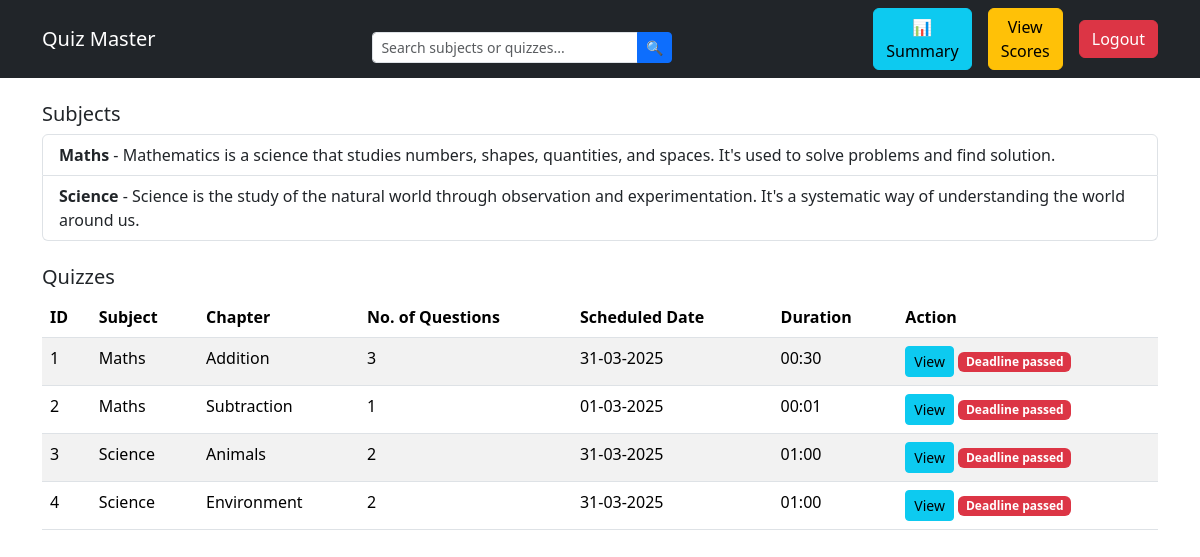
Screenshot of /user_dashboard (signed in) with the database file from the repository.
### app.py (models this page shows)
class Subject(db.Model):
    __tablename__ = 'subject'
    SubjectID = db.Column(db.Integer, primary_key=True, autoincrement=True)
    Subjectname = db.Column(db.String(500), nullable=False)
    Description = db.Column(db.String(500), nullable=False)

class Quiz(db.Model):
    __tablename__ = 'quiz'
    QuizID = db.Column(db.Integer, primary_key=True, autoincrement=True)
    Date_of_quiz = db.Column(db.Date, nullable=False)
    Time_duration = db.Column(db.String(5), nullable=False)
    Remarks = db.Column(db.String(500))
    ChapterID = db.Column(db.Integer, db.ForeignKey('chapter.ChapterID'), nullable=False)
    QuestionsR = db.relationship('Questions', backref='quiz', lazy=True)

class Chapter(db.Model):
    __tablename__ = 'chapter'
    ChapterID = db.Column(db.Integer, primary_key=True, autoincrement=True)
    Chaptername = db.Column(db.String(500), nullable=False)
    Description = db.Column(db.String(500), nullable=False)
    QuizR = db.relationship('Quiz', backref='chapter', lazy=True)
    SubjectID = db.Column(db.Integer, db.ForeignKey('subject.SubjectID'), nullable=False)
    subject = db.relationship('Subject', backref='chapters')

### app.py (the view)
@app.route('/user_dashboard')
def user_dashboard():
    if 'user_id' not in session or session['role'] != 'user':
        flash("Unauthorized Access!", "danger")
        return redirect(url_for("home"))
    user = User.query.get(session['user_id'])
    query = request.args.get('query', '').strip().lower() #for search query
    today = datetime.today().date() # fetching today's date
    if query:
        subjects = Subject.query.filter(Subject.Subjectname.ilike(f"%{query}%")).all()
    else:
        subjects = Subject.query.all()
    upcoming_quizzes = []
    for subject in subjects:
        chapters = Chapter.query.filter_by(SubjectID=subject.SubjectID).all()
        for chapter in chapters:
            quizzes = Quiz.query.filter_by(ChapterID=chapter.ChapterID).all()
            for quiz in quizzes:
                quiz_date = quiz.Date_of_quiz
                is_expired = quiz_date < today
                upcoming_quizzes.append({
                    'quiz': quiz,
                    'chapter': chapter,
                    'subject': subject,
                    'is_expired': is_expired })
    scores = Score.query.filter_by(UserID=user.UserID).all()
    return render_template("user_dashboard.html",user=user,upcoming_quizzes=upcoming_quizzes,subjects=subjects,scores=scores,query=query)

### templates/user_dashboard.html (shortened to what this page needs)
<!DOCTYPE html>
<html lang="en">
<head>
    <link href="https://cdn.jsdelivr.net/npm/bootstrap@5.3.2/dist/css/bootstrap.min.css" rel="stylesheet">
</head>
<body>
    <nav class="navbar navbar-expand-lg navbar-dark bg-dark">
        <div class="container">
            <a class="navbar-brand" href="#">Quiz Master</a>
            <div class="container mt-3">
                <form method="GET" action="{{ url_for('user_dashboard') }}" class="d-flex justify-content-center">
                    <div class="input-group" style="width: 300px;">
                        <input type="text" class="form-control form-control-sm" name="query"
                            placeholder="Search subjects or quizzes..." value="{{ request.args.get('query', '') }}">
                        <button class="btn btn-sm btn-primary" type="submit">🔍</button>
                    </div>
                </form>
            </div>
            <a href="{{ url_for('user_summary') }}" class="btn btn-info me-3">📊 Summary</a>
            <div class="collapse navbar-collapse justify-content-end" id="navbarNav">
                <a href="{{ url_for('user_scores') }}" class="btn btn-warning me-3">View Scores</a>
                <a href="{{ url_for('logout') }}" class="btn btn-danger">Logout</a>
            </div>
        </div>
    </nav>
    <div class="container mt-4">
        <h5>Subjects</h5>
        {% if subjects %}
            <ul class="list-group">
                {% for subject in subjects %}
                    <li class="list-group-item">
                        <strong>{{ subject.Subjectname }}</strong> - {{ subject.Description }}
                    </li>
                {% endfor %}
            </ul>
        {% else %}
            <p>No results found for "{{ query }}".</p>
        {% endif %}
    </div>
    <div class="container mt-4">
        <h5>Quizzes</h5>
        {% if upcoming_quizzes %}
        <table class="table table-striped">
            <thead>
                <tr>
                    <th>ID</th>
                    <th>Subject</th>
                    <th>Chapter</th>
                    <th>No. of Questions</th>
                    <th>Scheduled Date</th>
                    <th>Duration</th>
                    <th>Action</th>
                </tr>
            </thead>
            <tbody>
                {% for data in upcoming_quizzes %}
                <tr>
                    <td>{{ data.quiz.QuizID }}</td>
                    <td>{{ data.subject.Subjectname }}</td>
                    <td>{{ data.chapter.Chaptername }}</td>
                    <td>{{ data.quiz.QuestionsR|length }}</td>
                    <td>{{ data.quiz.Date_of_quiz.strftime('%d-%m-%Y') }}</td>
                    <td>{{ data.quiz.Time_duration }}</td>
                    <td>
                        <button class="btn btn-info btn-sm" data-bs-toggle="modal" data-bs-target="#viewQuiz{{ data.quiz.QuizID }}">View</button>
                        {% if data.is_expired %}
                            <span class="badge bg-danger">Deadline passed</span>
                        {% else %}
                            <a href="{{ url_for('start_quiz', quiz_id=data.quiz.QuizID) }}" class="btn btn-success btn-sm">Start</a>
                        {% endif %}
                    </td>
                </tr>
                {% endfor %}
            </tbody>
        </table>
        {% else %}
        <p>No upcoming quizzes available.</p>
        {% endif %}
    </div>
</body>
</html>

### rows the page displays
Subject: Subjectname "Maths", Description "Mathematics is a science that studies numbers, shapes, quantities, and spaces. It's used to solve problems and find solution.", subject.Subjectname "Maths" "Maths"
Subject: Subjectname "Science", Description "Science is the study of the natural world through observation and experimentation. It's a systematic way of understanding the world around us.", subject.Subjectname "Science" "Science"
Quiz: quiz.QuizID "1", quiz.Date_of_quiz "31-03-2025", quiz.Time_duration "00:30"
Chapter: chapter.Chaptername "Addition"
Quiz: quiz.QuizID "2", quiz.Date_of_quiz "01-03-2025", quiz.Time_duration "00:01"
Chapter: chapter.Chaptername "Subtraction"
Quiz: quiz.QuizID "3", quiz.Date_of_quiz "31-03-2025", quiz.Time_duration "01:00"
Chapter: chapter.Chaptername "Animals"
Quiz: quiz.QuizID "4", quiz.Date_of_quiz "31-03-2025", quiz.Time_duration "01:00"
Chapter: chapter.Chaptername "Environment"

### other values shown
{{ data.quiz.QuestionsR|length }} "3" "1" "2" "2"
